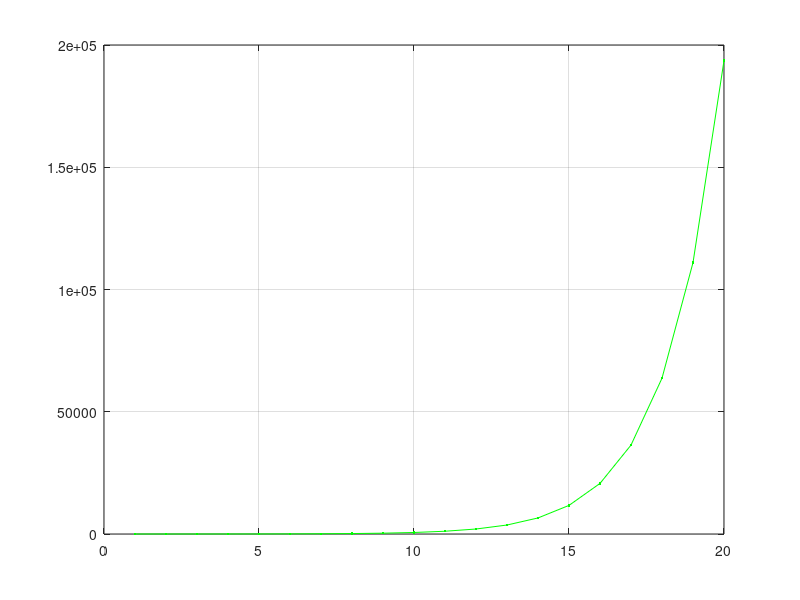

MATLAB code for this plot:

% d = 3;
% % V badanego obszaru
% V_bo = 2^d;
% p=2;
% 
% N = 1000000;
% 
% X = 2*rand(N,d) - 1;
% 
% r = (sum(X.^p,2)).^(1/p);
% c = r <= 1;
% 
% V = sum(c)/N*V_bo
% 

% V badanego obszaru
p=10;
N = 1000000;

for d = 1:20
V_bo = 2^d;
X = 2*rand(N,d) - 1;

r = (sum(X.^p,2)).^(1/p);
c = r <= 1;

V(d) = sum(c)/N*V_bo;
end

plot(1:20, V,'-g.' )
grid on;
